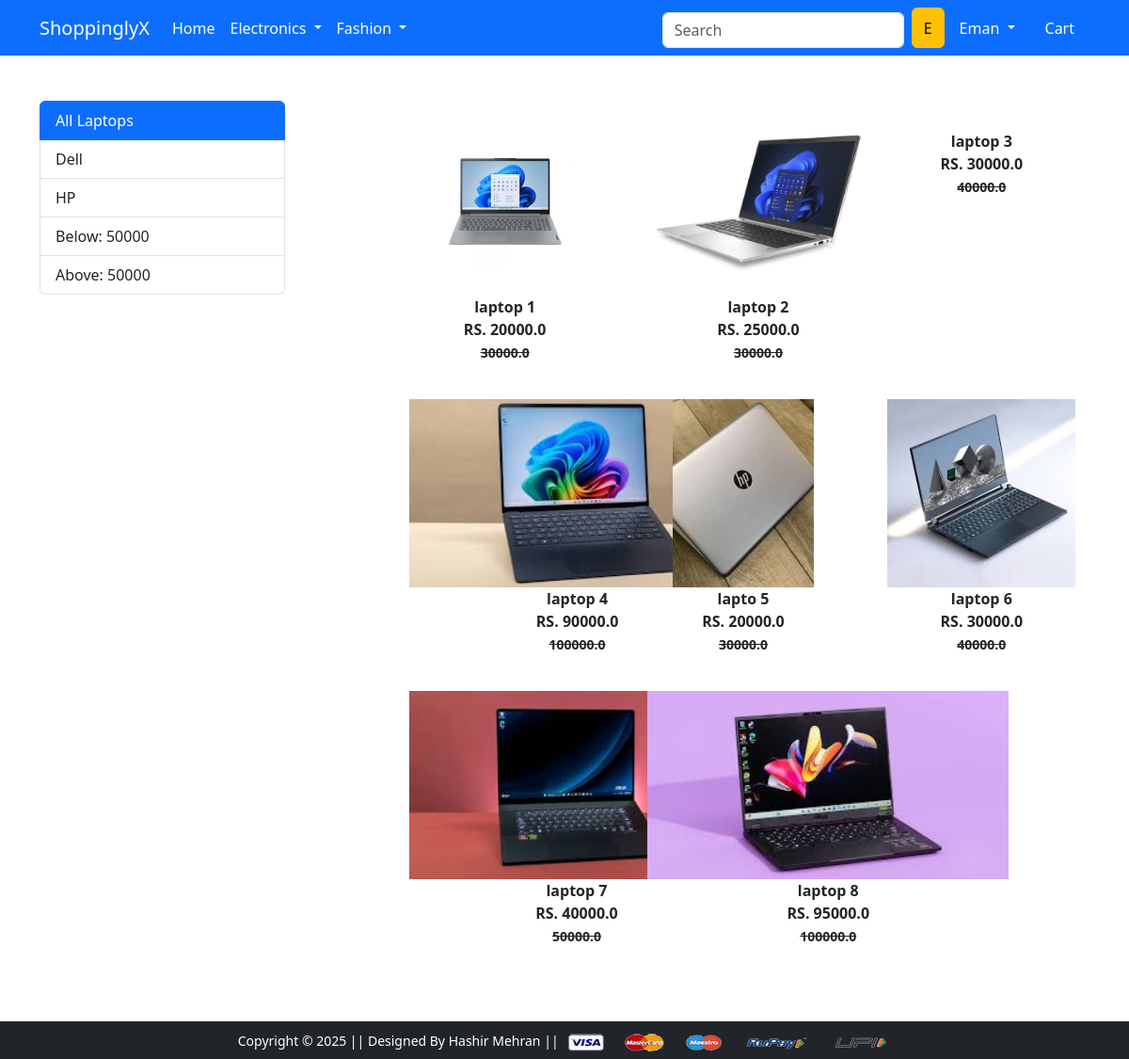
Page /laptop/ (signed in) on the committed database.
### app/models.py (models this page shows, shortened)
class Product(models.Model):
    title            = models.CharField(max_length=100)
    selling_price    = models.FloatField()
    discounted_price = models.FloatField()
    description      = models.TextField()
    brand            = models.CharField(max_length=100)
    category         = models.CharField(choices=CATEGORY_CHOICES, max_length=2)
    product_image    = models.ImageField(upload_to='productimg')

### app/views.py (the view)
# urls.py: path('laptop/', views.laptop, name='laptop'),
@login_required
def laptop(request, data=None):
    if data == None:
        laptops = Product.objects.filter(category='L')  # Assuming 'L' is the code for Laptop
    elif data == 'Dell' or data == 'HP':
        laptops = Product.objects.filter(category='L').filter(brand=data)
    elif data == 'below':
        laptops = Product.objects.filter(category='L').filter(discounted_price__lt=50000)
    elif data == 'above':
        laptops = Product.objects.filter(category='L').filter(discounted_price__gt=50000)
    return render(request, 'app/laptop.html', {'laptops': laptops})

### app/context_processors.py (called while the page is built)
def cart_item_count(request):
    cart_count = 0
    if request.user.is_authenticated:
        cart_count = Cart.objects.filter(user=request.user).count()  # Count items in the cart
    return {'cart_item_count': cart_count}

### app/templates/app/laptop.html (shortened to what this page needs)
{% extends 'app/base.html' %}
{% load static %}
{% block main-content %}
<div class="container my-5">
 <div class="row">
  <div class="col-sm-3">
   <div class="list-group">
    <a href="{% url 'laptop' %}" class="list-group-item list-group-item-action active" aria-current="true">All Laptops</a>
    <a href="{% url 'laptopdata' 'Dell' %}"  class="list-group-item list-group-item-action" aria-current="true">Dell</a>
    <a href="{% url 'laptopdata' 'HP' %}"    class="list-group-item list-group-item-action" aria-current="true">HP</a>
    <a href="{% url 'laptopdata' 'below' %}" class="list-group-item list-group-item-action" aria-current="true">Below: 50000</a>
    <a href="{% url 'laptopdata' 'above' %}" class="list-group-item list-group-item-action" aria-current="true">Above: 50000</a>
   </div>
  </div>
  <div class="col-sm-8 offset-sm-1">
   <div class="row">
    {% for product in laptops %}
    <div class="col-sm-4 text-center mb-4">
      <a href="{% url 'product-detail' product.id %}" class="btn">
        <div class="item">
            <img src="{{ product.product_image.url }}" alt="" height="200px">
            <div class="fw-bold">{{ product.title }}</div>
            <div class="fw-bold">RS. {{ product.discounted_price }}</div>
            <small class="fw-bold text-decoration-line-through">{{ product.selling_price }}</small>
        </div>
      </a>
    </div>
    {% endfor %}
   </div>
  </div>
 </div>
</div>
{% endblock main-content %}

### app/templates/app/base.html (shortened to what this page needs)
<!doctype html>
{% load static %}
<html lang="en">
  <head>
    <link href="https://cdn.jsdelivr.net/npm/bootstrap@5.0.0-beta1/dist/css/bootstrap.min.css" rel="stylesheet">
    <link href="https://cdn.jsdelivr.net/npm/bootstrap@5.3.0-alpha1/dist/css/bootstrap.min.css" rel="stylesheet" />
    <link rel="stylesheet" href="{% static 'app/css/owl.carousel.min.css' %}">
    <link rel="stylesheet" href="{% static 'app/css/all.min.css' %}">
    <link rel="stylesheet" href="{% static 'app/css/style.css' %}">
  </head>
  <body>
    <nav class="navbar navbar-expand-lg navbar-dark bg-primary">
     <div class="container">
       <a class="navbar-brand" href="/">ShoppinglyX</a>
       <div class="collapse navbar-collapse" id="navbarSupportedContent">
         <ul class="navbar-nav me-auto mb-2 mb-lg-0">
           <li class="nav-item">
             <a class="nav-link active" aria-current="page" href="/">Home</a>
           </li>
           <li class="nav-item dropdown">
             <a class="nav-link dropdown-toggle text-white" href="#" id="electronicsDropdown" role="button" data-bs-toggle="dropdown" aria-expanded="false">
               Electronics
             </a>
           </li>
           <li class="nav-item dropdown">
             <a class="nav-link dropdown-toggle text-white" href="#" id="fashionDropdown" role="button" data-bs-toggle="dropdown" aria-expanded="false">
               Fashion
             </a>
           </li>
         </ul>
         <form class="d-flex">
           <input class="form-control me-2" type="search" placeholder="Search" aria-label="Search">
           <button class="btn btn-warning" type="submit">
            {{ request.user.username|slice:":1"|capfirst }}
        </button>
         </form>
         <div>
          <ul class="navbar-nav me-auto mb-2 mb-lg-0">
            {% if request.user.is_authenticated %}
           <li class="nav-item dropdown mx-2">
              <a class="nav-link dropdown-toggle text-white" href="#" id="profileDropdown" role="button" data-bs-toggle="dropdown" aria-expanded="false">
                {{request.user.username|capfirst}}
              </a>
            </li>
            <li class="nav-item mx-2">
              <a href="{% url 'showcart' %}" class="nav-link text-white">
                  Cart
              </a>
          </li>
          {% endif %}
          </ul>
         </div>
       </div>
     </div>
    </nav>
    {% block main-content %} {% endblock main-content %}
    <footer class="container-fluid bg-dark text-center p-2 mt-5">
        <small class="text-white">Copyright &copy; 2025 || Designed By Hashir Mehran || </small>
        <img src="{% static 'app/images/payment.png' %}" alt="" srcset="" class="img-fluid" height="2px">
    </footer>
  </body>
</html>

### app/templates/app/base.html (style rules this page uses)
form input, form select, form textarea { width: 100%; padding: 10px; margin-top: 5px; box-sizing: border-box; }

### rows in the picture
Product: product_image (picture), title "laptop 1", discounted_price "20000.0", selling_price "30000.0"
Product: product_image (picture), title "laptop 2", discounted_price "25000.0", selling_price "30000.0"
Product: title "laptop 3", discounted_price "30000.0", selling_price "40000.0"
Product: product_image (picture), title "laptop 4", discounted_price "90000.0", selling_price "100000.0"
Product: product_image (picture), title "lapto 5", discounted_price "20000.0", selling_price "30000.0"
Product: product_image (picture), title "laptop 6", discounted_price "30000.0", selling_price "40000.0"
Product: product_image (picture), title "laptop 7", discounted_price "40000.0", selling_price "50000.0"
Product: product_image (picture), title "laptop 8", discounted_price "95000.0", selling_price "100000.0"

### other values in the picture
{{ request.user.username|slice:":1"|capfirst }} "E"
{{ request.user.username|capfirst }} "Eman"
